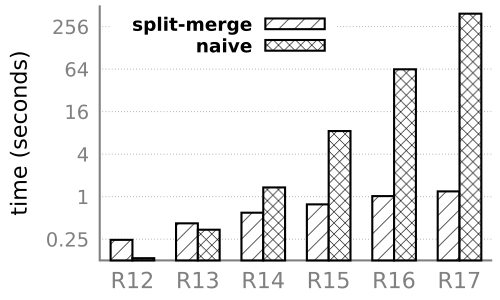

Generate this figure with gnuplot:
reset
set mxtics 3
set mytics 2
#set title"scalability" font 'Gill Sans,24'
# set xlabel"view" font 'Gill Sans,24'
set ylabel"time (seconds)" rotate by 90 font 'Gill Sans,24'
# set yrange [0:1342177280]
set logscale y 2
# set format y '%.0s%cB'
set style line 80 lt -1 lc rgb "#808080"
set border 3 back linestyle 80
# red = "#FF0000"; green = "#00FF00"; blue = "#0000FF"; skyblue = "#87CEEB";

set boxwidth 1
set style fill solid
set xtics font 'Gill Sans,24' #rotate by -30 left
set ytics font 'Gill Sans,21'
set style data histogram
set style histogram clustered gap 1
set grid ytics
set tic scale 0
set size 1.05,1.05
set size ratio 0.65 #set 0.75 as high as wide 
# set autoscale y
# set ytics 2000 nomirror font 'Gill Sans,24'
set xrange [-0.5:5.5]
# set x2range [0:10]
# set yrange [0:40000]
# set y2range [0:35000]
set key autotitle columnhead
# set key horizontal outside right#center
set key inside top left#center
set key font 'Gill Sans Bold,20'
set key spacing 1
# set key off
set terminal pdfcairo enhanced color lw 3 size 5,3 font 'Gill sans,18'
# set style histogram errorbars linewidth 2
# set errorbars linecolor "#A00000"
# set errorbars linecolor black linewidth 2
# set style histogram errorbars linewidth 1 
# set errorbars linecolor black


# set label 1 '0.45' front at screen 0.25,0.24 font "Gill sans,14"
# set label 2 '0.32' front at screen 0.36,0.225 font "Gill sans,14"
# set label 3 '0.31' front at screen 0.46 ,0.205 font "Gill sans,14"
# set label 4 '0.30' front at screen 0.56,0.20 font "Gill sans,14"
# set label 5 '0.30' front at screen 0.67 ,0.20 font "Gill sans,14"
# set label 6 '0.29' front at screen 0.77,0.19 font "Gill sans,14"

# set label 7 '0.30' front at screen 0.31,0.20 font "Gill sans,10"
# set label 8 '0.32' front at screen 0.41 ,0.20 font "Gill sans,10"
# set label 9 '0.71' front at screen 0.5,0.28 font "Gill sans,14"
# set label 10 '3.6' front at screen 0.61 ,0.45 font "Gill sans,14"
# set label 11 '23.7' front at screen 0.71,0.63 font "Gill sans,14"
# set label 12 '135.43' front at screen 0.80 ,0.81 font "Gill sans,14"

set xtics ("R12" 0, "R13" 1, "R14" 2, "R15" 3, "R16" 4, "R17" 5)

set style line 1 lt rgb "#A00000" lw 2 pt 13 ps 0.5
   

set output"bar_trend_chain5.pdf"
# plot"incre_ctable_errorbar.dat" using ($2):xtic(1) notitle fs pattern 5 lt rgb 'black'# with errorbars
### 3 
###
plot "trend5.dat" using ($2) title "split-merge" fs pattern 5 lt rgb 'black', \
                '' using ($3) title "naive" fs pattern 1 lt 1 lc rgb 'black'
               # ""  using ($3):($3+.1):(sprintf("%3.2f",$4)) with labels notitle

            #    '' using ($4):0:0 with labels center offset -2,1 notitle, \
            #    '' using 0:($4):($4) with labels center offset 2,1 notitle
unset output  
